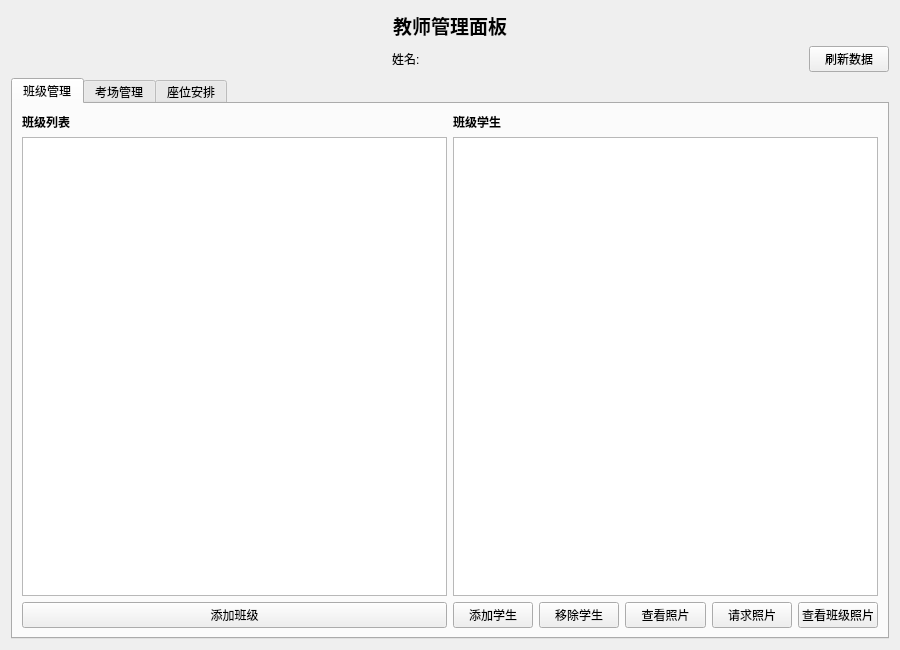
<?xml version="1.0" encoding="UTF-8"?>
<ui version="4.0">
 <class>TeacherWidget</class>
 <widget class="QWidget" name="TeacherWidget">
  <property name="geometry">
   <rect>
    <x>0</x>
    <y>0</y>
    <width>900</width>
    <height>650</height>
   </rect>
  </property>
  <property name="windowTitle">
   <string>教师界面</string>
  </property>
  <layout class="QVBoxLayout" name="verticalLayout">
   <item>
    <widget class="QLabel" name="titleLabel">
     <property name="font">
      <font>
       <pointsize>14</pointsize>
       <bold>true</bold>
      </font>
     </property>
     <property name="text">
      <string>教师管理面板</string>
     </property>
     <property name="alignment">
      <set>Qt::AlignCenter</set>
     </property>
    </widget>
   </item>
   <item>
    <layout class="QHBoxLayout" name="infoLayout">
     <item>
      <spacer name="horizontalSpacer">
       <property name="orientation">
        <enum>Qt::Horizontal</enum>
       </property>
       <property name="sizeHint" stdset="0">
        <size>
         <width>40</width>
         <height>20</height>
        </size>
       </property>
      </spacer>
     </item>
     <item>
      <widget class="QLabel" name="nameLabel">
       <property name="text">
        <string>姓名: </string>
       </property>
      </widget>
     </item>
     <item>
      <spacer name="horizontalSpacer_2">
       <property name="orientation">
        <enum>Qt::Horizontal</enum>
       </property>
       <property name="sizeHint" stdset="0">
        <size>
         <width>40</width>
         <height>20</height>
        </size>
       </property>
      </spacer>
     </item>
     <item>
      <widget class="QPushButton" name="refreshButton">
       <property name="text">
        <string>刷新数据</string>
       </property>
      </widget>
     </item>
    </layout>
   </item>
   <item>
    <widget class="QTabWidget" name="tabWidget">
     <property name="currentIndex">
      <number>0</number>
     </property>
     <widget class="QWidget" name="classTab">
      <attribute name="title">
       <string>班级管理</string>
      </attribute>
      <layout class="QHBoxLayout" name="horizontalLayout">
       <item>
        <layout class="QVBoxLayout" name="classesLayout">
         <item>
          <widget class="QLabel" name="classesLabel">
           <property name="font">
            <font>
             <bold>true</bold>
            </font>
           </property>
           <property name="text">
            <string>班级列表</string>
           </property>
          </widget>
         </item>
         <item>
          <widget class="QListView" name="classesListView"/>
         </item>
         <item>
          <widget class="QPushButton" name="addClassButton">
           <property name="text">
            <string>添加班级</string>
           </property>
          </widget>
         </item>
        </layout>
       </item>
       <item>
        <layout class="QVBoxLayout" name="studentsLayout">
         <item>
          <widget class="QLabel" name="studentsLabel">
           <property name="font">
            <font>
             <bold>true</bold>
            </font>
           </property>
           <property name="text">
            <string>班级学生</string>
           </property>
          </widget>
         </item>
         <item>
          <widget class="QTableView" name="studentsTableView"/>
         </item>
         <item>
          <layout class="QHBoxLayout" name="studentButtonsLayout">
           <item>
            <widget class="QPushButton" name="addStudentButton">
             <property name="text">
              <string>添加学生</string>
             </property>
            </widget>
           </item>
           <item>
            <widget class="QPushButton" name="removeStudentButton">
             <property name="text">
              <string>移除学生</string>
             </property>
            </widget>
           </item>
           <item>
            <widget class="QPushButton" name="viewStudentPhotoButton">
             <property name="text">
              <string>查看照片</string>
             </property>
            </widget>
           </item>
           <item>
            <widget class="QPushButton" name="requestPhotosButton">
             <property name="text">
              <string>请求照片</string>
             </property>
            </widget>
           </item>
           <item>
            <widget class="QPushButton" name="viewAllPhotosButton">
             <property name="text">
              <string>查看班级照片</string>
             </property>
            </widget>
           </item>
          </layout>
         </item>
        </layout>
       </item>
      </layout>
     </widget>
     <widget class="QWidget" name="examTab">
      <attribute name="title">
       <string>考场管理</string>
      </attribute>
      <layout class="QHBoxLayout" name="horizontalLayout_2">
       <item>
        <layout class="QVBoxLayout" name="examRoomsLayout">
         <item>
          <widget class="QLabel" name="examRoomsLabel">
           <property name="font">
            <font>
             <bold>true</bold>
            </font>
           </property>
           <property name="text">
            <string>考场列表</string>
           </property>
          </widget>
         </item>
         <item>
          <widget class="QListView" name="examRoomsListView"/>
         </item>
         <item>
          <layout class="QHBoxLayout" name="examRoomButtonsLayout">
           <item>
            <widget class="QPushButton" name="addExamRoomButton">
             <property name="text">
              <string>添加考场</string>
             </property>
            </widget>
           </item>
           <item>
            <widget class="QPushButton" name="manageSeatsButton">
             <property name="text">
              <string>管理座位</string>
             </property>
            </widget>
           </item>
          </layout>
         </item>
        </layout>
       </item>
       <item>
        <layout class="QVBoxLayout" name="attendanceLayout">
         <item>
          <widget class="QLabel" name="attendanceLabel">
           <property name="font">
            <font>
             <bold>true</bold>
            </font>
           </property>
           <property name="text">
            <string>考勤情况</string>
           </property>
          </widget>
         </item>
         <item>
          <widget class="QTableView" name="attendanceTableView"/>
         </item>
         <item>
          <widget class="QPushButton" name="exportAttendanceButton">
           <property name="text">
            <string>导出考勤数据</string>
           </property>
          </widget>
         </item>
        </layout>
       </item>
      </layout>
     </widget>
     <widget class="QWidget" name="seatTab">
      <attribute name="title">
       <string>座位安排</string>
      </attribute>
      <layout class="QVBoxLayout" name="verticalLayout_2">
       <item>
        <layout class="QHBoxLayout" name="seatTopLayout">
         <item>
          <widget class="QLabel" name="currentExamRoomLabel">
           <property name="font">
            <font>
             <bold>true</bold>
            </font>
           </property>
           <property name="text">
            <string>当前考场: 未选择</string>
           </property>
          </widget>
         </item>
         <item>
          <spacer name="horizontalSpacer_3">
           <property name="orientation">
            <enum>Qt::Horizontal</enum>
           </property>
           <property name="sizeHint" stdset="0">
            <size>
             <width>40</width>
             <height>20</height>
            </size>
           </property>
          </spacer>
         </item>
         <item>
          <widget class="QPushButton" name="linkClassesButton">
           <property name="text">
            <string>关联班级</string>
           </property>
          </widget>
         </item>
        </layout>
       </item>
       <item>
        <layout class="QHBoxLayout" name="seatsMainLayout">
         <item>
          <layout class="QVBoxLayout" name="linkedClassesLayout">
           <item>
            <widget class="QLabel" name="linkedClassesLabel">
             <property name="font">
              <font>
               <bold>true</bold>
              </font>
             </property>
             <property name="text">
              <string>关联班级</string>
             </property>
            </widget>
           </item>
           <item>
            <widget class="QListWidget" name="linkedClassesListWidget"/>
           </item>
          </layout>
         </item>
         <item>
          <layout class="QVBoxLayout" name="seatsLayout">
           <item>
            <widget class="QLabel" name="seatsLabel">
             <property name="font">
              <font>
               <bold>true</bold>
              </font>
             </property>
             <property name="text">
              <string>座位安排</string>
             </property>
            </widget>
           </item>
           <item>
            <widget class="QTableView" name="seatsTableView"/>
           </item>
          </layout>
         </item>
        </layout>
       </item>
       <item>
        <layout class="QHBoxLayout" name="seatsOptionsLayout">
         <item>
          <widget class="QLabel" name="arrangementTypeLabel">
           <property name="text">
            <string>排座方式:</string>
           </property>
          </widget>
         </item>
         <item>
          <widget class="QComboBox" name="arrangementTypeComboBox">
           <item>
            <property name="text">
             <string>随机排座</string>
            </property>
           </item>
           <item>
            <property name="text">
             <string>按班级排座</string>
            </property>
           </item>
           <item>
            <property name="text">
             <string>按成绩排座</string>
            </property>
           </item>
           <item>
            <property name="text">
             <string>自定义排座</string>
            </property>
           </item>
          </widget>
         </item>
         <item>
          <spacer name="horizontalSpacer_4">
           <property name="orientation">
            <enum>Qt::Horizontal</enum>
           </property>
           <property name="sizeHint" stdset="0">
            <size>
             <width>40</width>
             <height>20</height>
            </size>
           </property>
          </spacer>
         </item>
         <item>
          <widget class="QPushButton" name="generateSeatsButton">
           <property name="text">
            <string>生成座位</string>
           </property>
          </widget>
         </item>
         <item>
          <widget class="QPushButton" name="exportSeatsButton">
           <property name="text">
            <string>导出座位表</string>
           </property>
          </widget>
         </item>
        </layout>
       </item>
      </layout>
     </widget>
    </widget>
   </item>
  </layout>
 </widget>
 <resources/>
 <connections/>
</ui>
